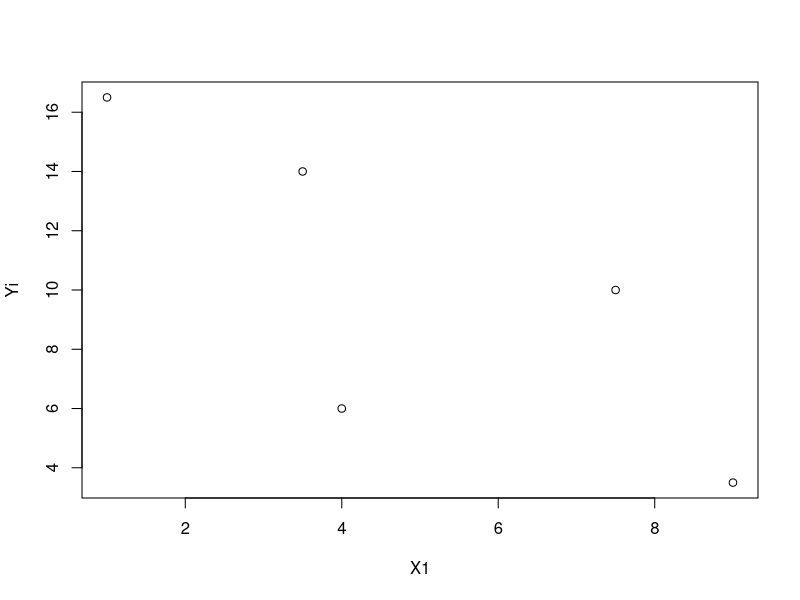
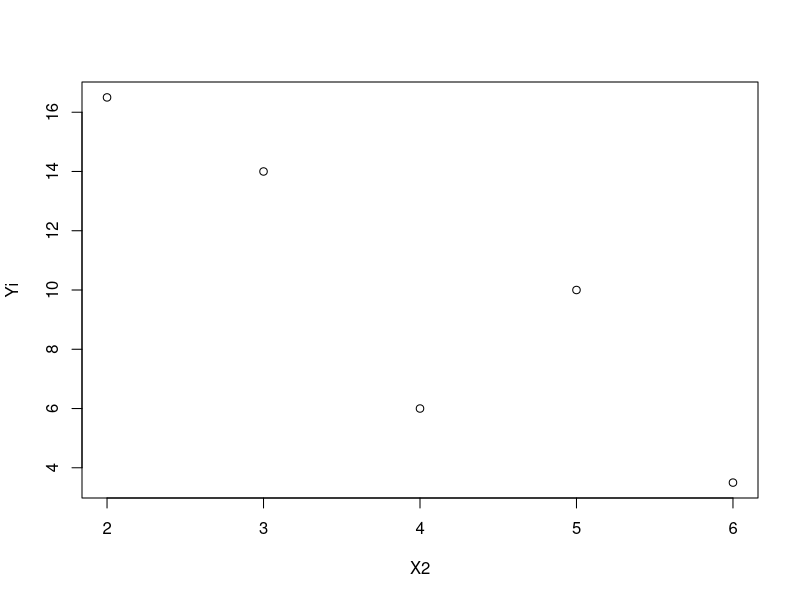
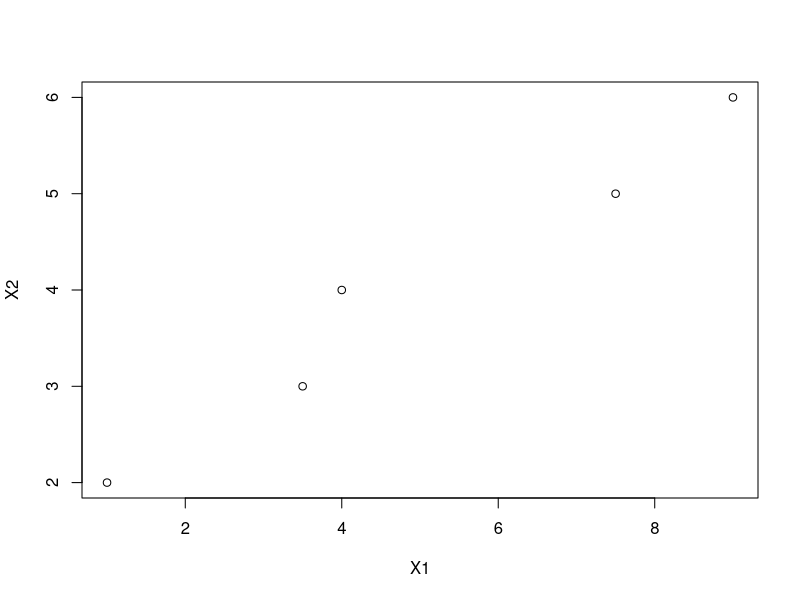

Generate these figures, in order, with R:
#Exemplo 4.8 Hoffmann. Yi-=B(0)+B(1)X(1i)+B(2)X(2i)+u(i)
X1=c(1,3.5,4,7.5,9)
X2=c(2,3,4,5,6)
Yi=c(16.5,14,6,10,3.5)
Y=matrix(data=Yi, nrow = 5, ncol = 1, byrow = FALSE)
intercepto=c(1,1,1,1,1)
X=cbind(intercepto,X1,X2)
XtX=t(X)%*%X
XtX
#         intercepto    X1  X2
# intercepto          5  25.0  20
# X1                 25 166.5 120
# X2                 20 120.0  90
 XtXinv=solve(XtX)
 XtXinv
#            intercepto         X1        X2
# intercepto        7.8  2.0000000 -4.400000
# X1                2.0  0.6666667 -1.333333
# X2               -4.4 -1.3333333  2.766667
 XtY=t(X)%*%Y
 XtY
        #    [,1]
# intercepto   50
# X1          196
# X2          170
 betas=XtXinv%*%XtY
 betas
        #    [,1]
# intercepto   34
# X1            4
# X2          -11
 plot(X1,Yi)
 plot(X2,Yi)
 plot(X1,X2)
 var(X1,X2)
# [1] 5
